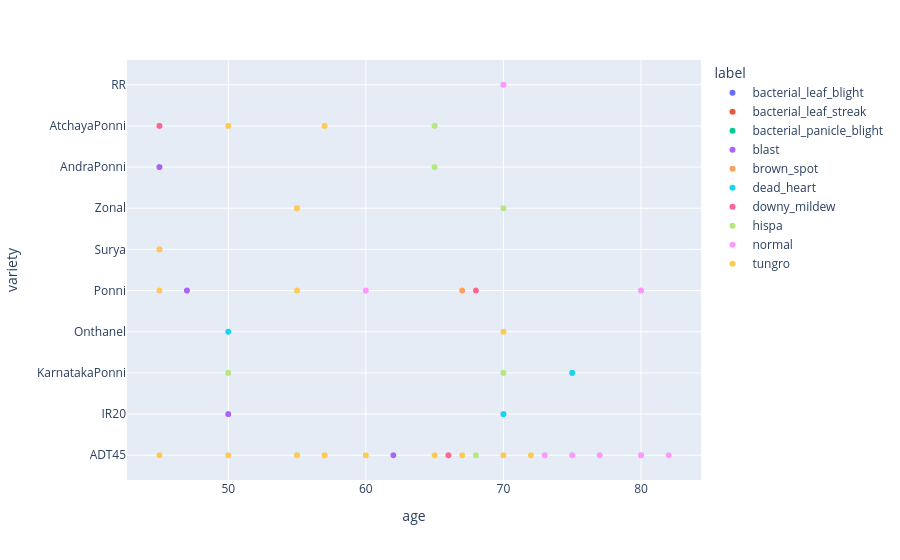

The notebook cell this image was saved under:
### Code cell
# Plots
fig=px.scatter(train_df, x="age", y="variety", color="label")
fig.show()

### Figure 1 — Plotly figure (JSON) as saved in the notebook; plotly's stock layout.template omitted (floating-point values rounded to 4 significant figures; data arrays with more than 128 entries replaced by an {"elided": "..."} marker saying what was removed)
{"data": [{"hovertemplate": "label=bacterial_leaf_blight<br>age=%{x}<br>variety=%{y}<extra></extra>", "legendgroup": "bacterial_leaf_blight", "marker": {"color": "#636efa", "symbol": "circle"}, "mode": "markers", "name": "bacterial_leaf_blight", "showlegend": true, "type": "scattergl", "x": {"elided": "479 int values"}, "xaxis": "x", "y": {"elided": "479 str values"}, "yaxis": "y"}, {"hovertemplate": "label=bacterial_leaf_streak<br>age=%{x}<br>variety=%{y}<extra></extra>", "legendgroup": "bacterial_leaf_streak", "marker": {"color": "#EF553B", "symbol": "circle"}, "mode": "markers", "name": "bacterial_leaf_streak", "showlegend": true, "type": "scattergl", "x": {"elided": "380 int values"}, "xaxis": "x", "y": {"elided": "380 str values"}, "yaxis": "y"}, {"hovertemplate": "label=bacterial_panicle_blight<br>age=%{x}<br>variety=%{y}<extra></extra>", "legendgroup": "bacterial_panicle_blight", "marker": {"color": "#00cc96", "symbol": "circle"}, "mode": "markers", "name": "bacterial_panicle_blight", "showlegend": true, "type": "scattergl", "x": {"elided": "337 int values"}, "xaxis": "x", "y": {"elided": "337 str values"}, "yaxis": "y"}, {"hovertemplate": "label=blast<br>age=%{x}<br>variety=%{y}<extra></extra>", "legendgroup": "blast", "marker": {"color": "#ab63fa", "symbol": "circle"}, "mode": "markers", "name": "blast", "showlegend": true, "type": "scattergl", "x": {"elided": "1738 int values"}, "xaxis": "x", "y": {"elided": "1738 str values"}, "yaxis": "y"}, {"hovertemplate": "label=brown_spot<br>age=%{x}<br>variety=%{y}<extra></extra>", "legendgroup": "brown_spot", "marker": {"color": "#FFA15A", "symbol": "circle"}, "mode": "markers", "name": "brown_spot", "showlegend": true, "type": "scattergl", "x": {"elided": "965 int values"}, "xaxis": "x", "y": {"elided": "965 str values"}, "yaxis": "y"}, {"hovertemplate": "label=dead_heart<br>age=%{x}<br>variety=%{y}<extra></extra>", "legendgroup": "dead_heart", "marker": {"color": "#19d3f3", "symbol": "circle"}, "mode": "markers", "name": "dead_heart", "showlegend": true, "type": "scattergl", "x": {"elided": "1442 int values"}, "xaxis": "x", "y": {"elided": "1442 str values"}, "yaxis": "y"}, {"hovertemplate": "label=downy_mildew<br>age=%{x}<br>variety=%{y}<extra></extra>", "legendgroup": "downy_mildew", "marker": {"color": "#FF6692", "symbol": "circle"}, "mode": "markers", "name": "downy_mildew", "showlegend": true, "type": "scattergl", "x": {"elided": "620 int values"}, "xaxis": "x", "y": {"elided": "620 str values"}, "yaxis": "y"}, {"hovertemplate": "label=hispa<br>age=%{x}<br>variety=%{y}<extra></extra>", "legendgroup": "hispa", "marker": {"color": "#B6E880", "symbol": "circle"}, "mode": "markers", "name": "hispa", "showlegend": true, "type": "scattergl", "x": {"elided": "1594 int values"}, "xaxis": "x", "y": {"elided": "1594 str values"}, "yaxis": "y"}, {"hovertemplate": "label=normal<br>age=%{x}<br>variety=%{y}<extra></extra>", "legendgroup": "normal", "marker": {"color": "#FF97FF", "symbol": "circle"}, "mode": "markers", "name": "normal", "showlegend": true, "type": "scattergl", "x": {"elided": "1764 int values"}, "xaxis": "x", "y": {"elided": "1764 str values"}, "yaxis": "y"}, {"hovertemplate": "label=tungro<br>age=%{x}<br>variety=%{y}<extra></extra>", "legendgroup": "tungro", "marker": {"color": "#FECB52", "symbol": "circle"}, "mode": "markers", "name": "tungro", "showlegend": true, "type": "scattergl", "x": {"elided": "1088 int values"}, "xaxis": "x", "y": {"elided": "1088 str values"}, "yaxis": "y"}], "layout": {"legend": {"title": {"text": "label"}, "tracegroupgap": 0}, "margin": {"t": 60}, "xaxis": {"anchor": "y", "domain": [0, 1], "title": {"text": "age"}}, "yaxis": {"anchor": "x", "domain": [0, 1], "title": {"text": "variety"}}}}
